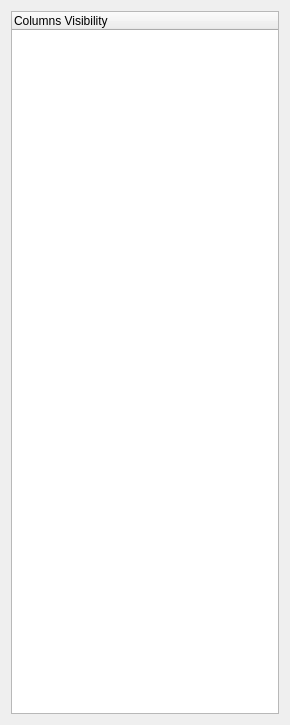
<?xml version="1.0" encoding="UTF-8"?>
<ui version="4.0">
 <class>Dialog</class>
 <widget class="QDialog" name="Dialog">
  <property name="geometry">
   <rect>
    <x>0</x>
    <y>0</y>
    <width>290</width>
    <height>725</height>
   </rect>
  </property>
  <property name="sizePolicy">
   <sizepolicy hsizetype="Expanding" vsizetype="Expanding">
    <horstretch>0</horstretch>
    <verstretch>0</verstretch>
   </sizepolicy>
  </property>
  <property name="windowTitle">
   <string>Dialog</string>
  </property>
  <layout class="QVBoxLayout" name="verticalLayout">
   <item>
    <widget class="QTreeWidget" name="treeWidget">
     <property name="sizePolicy">
      <sizepolicy hsizetype="Expanding" vsizetype="Expanding">
       <horstretch>0</horstretch>
       <verstretch>0</verstretch>
      </sizepolicy>
     </property>
     <property name="minimumSize">
      <size>
       <width>0</width>
       <height>0</height>
      </size>
     </property>
     <property name="maximumSize">
      <size>
       <width>16777215</width>
       <height>16777215</height>
      </size>
     </property>
     <column>
      <property name="text">
       <string>Columns Visibility</string>
      </property>
     </column>
    </widget>
   </item>
  </layout>
 </widget>
 <resources/>
 <connections/>
</ui>
